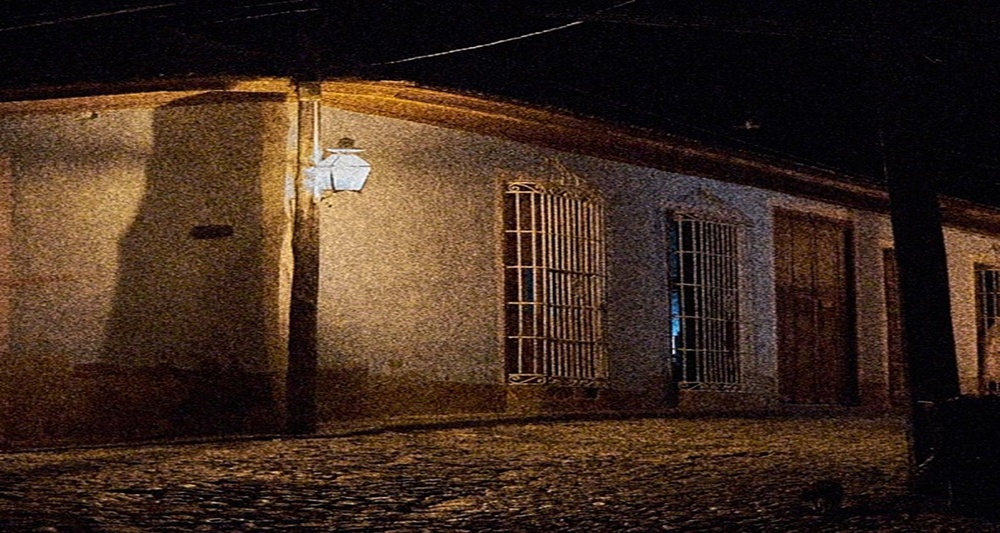
#> input picture Python/image processing/noice.jpg, 1000 x 533 px, shrunk from 1500 x 800 before the run
$ python gaussian_median.py
#> lines starting #> are read from the running program, lines starting #| are printed output that depends on the picture
import numpy as np
import matplotlib.pyplot as plt
import matplotlib.image as mpimg
from scipy import ndimage # Multi-dimensional image processing

img=mpimg.imread('noice.jpg')
#> img is the input picture: shape (533, 1000, 3); mean R, G, B 60.9, 41.5, 30

def rgb2gray(rgb):
    r, g, b = rgb[:,:,0], rgb[:,:,1], rgb[:,:,2]
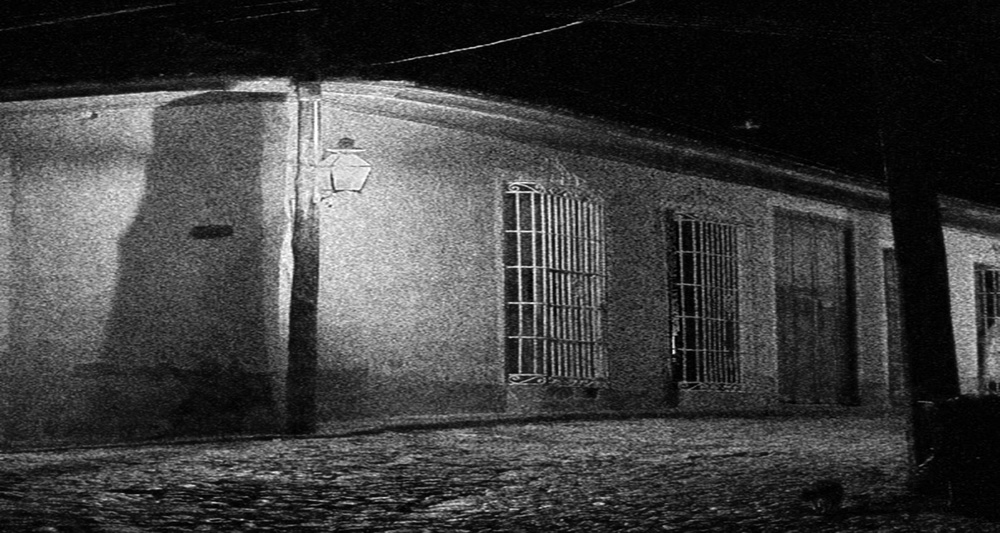
#> r: shape (533, 1000); min 0, max 255, mean 60.9
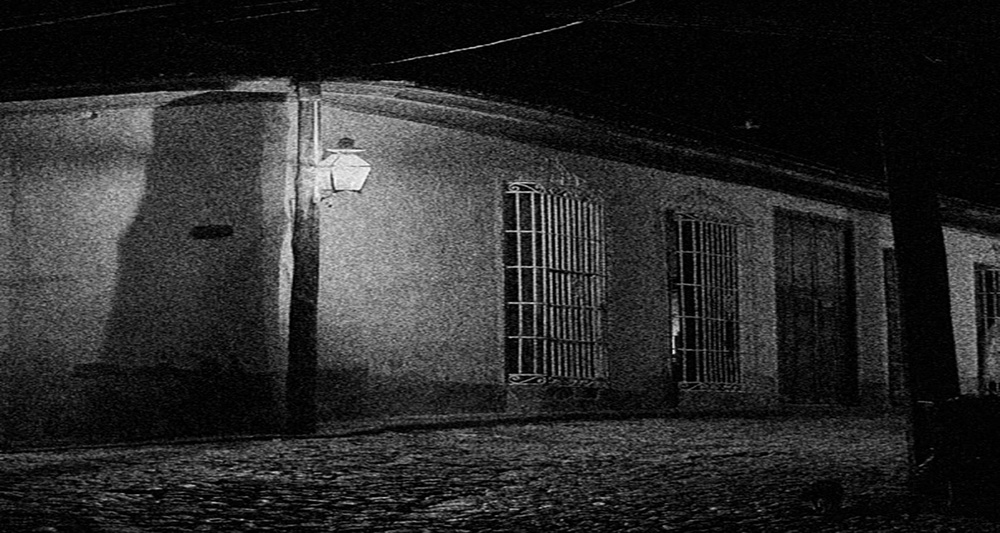
#> g: shape (533, 1000); min 0, max 255, mean 41.5
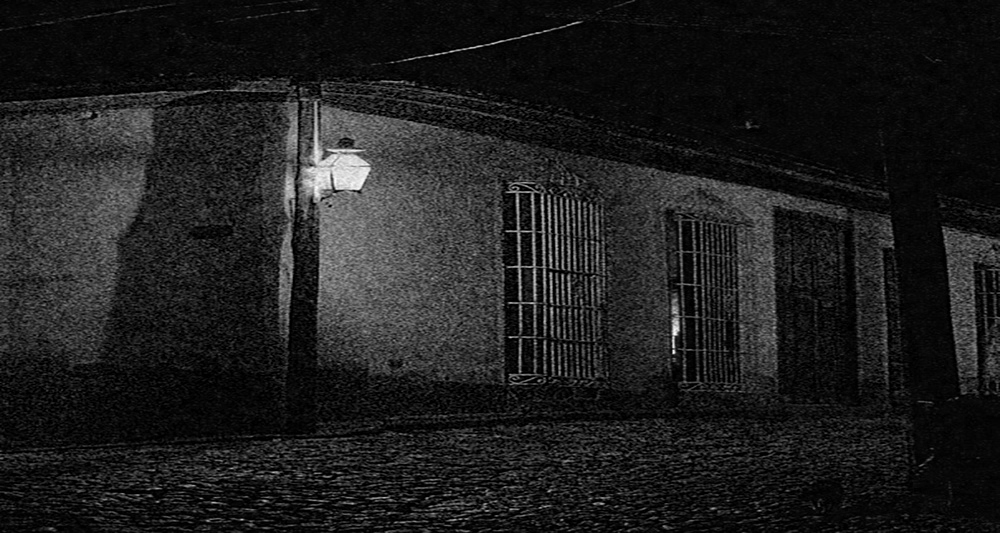
#> b: shape (533, 1000); min 0, max 255, mean 30
    gray = 0.2989 * r + 0.5870 * g + 0.1140 * b
    return gray

img=rgb2gray(img)
img_noise = img + 1.05* np.random.randn(*img.shape)
blurred_img1=ndimage.gaussian_filter(img_noise, sigma=1.5) # Multidimensional Gaussian filter
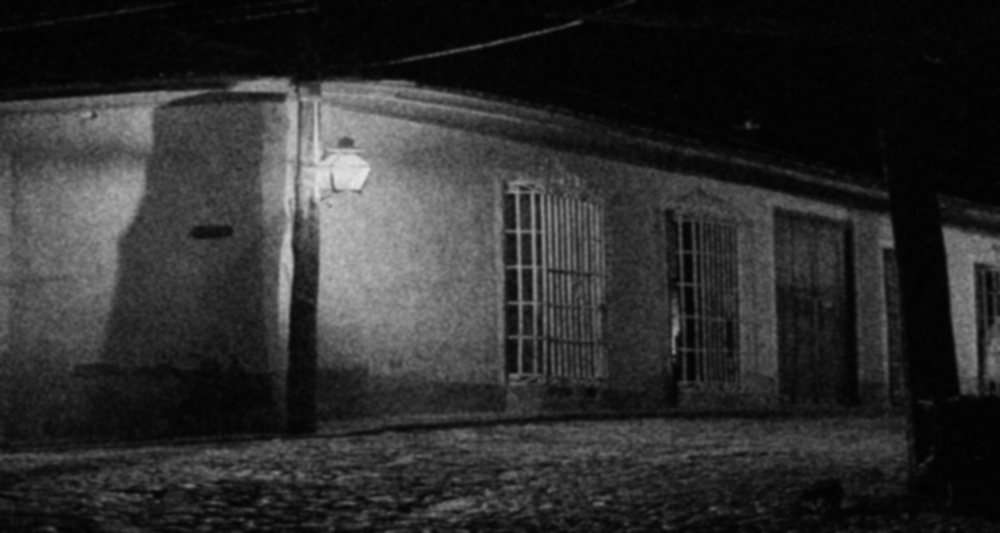
#> blurred_img1: shape (533, 1000) float64; min 1.62, max 230.5, mean 46
blurred_img2=ndimage.median_filter(img_noise,5) # Calculate a multidimensional median filter
plt.figure(1)
plt.imshow(img_noise, cmap='gray')
plt.title('Image with Noise')
plt.figure(2)
plt.imshow(blurred_img1, cmap='gray')
plt.title('Gaussian Filter (Blur)')
plt.figure(3)
plt.imshow(blurred_img2, cmap='gray')
plt.title('Median Filter (Edge Preserving)')
plt.show()

$ run again, with Python/image processing/peacock - Copy.jpg copied over Python/image processing/noice.jpg
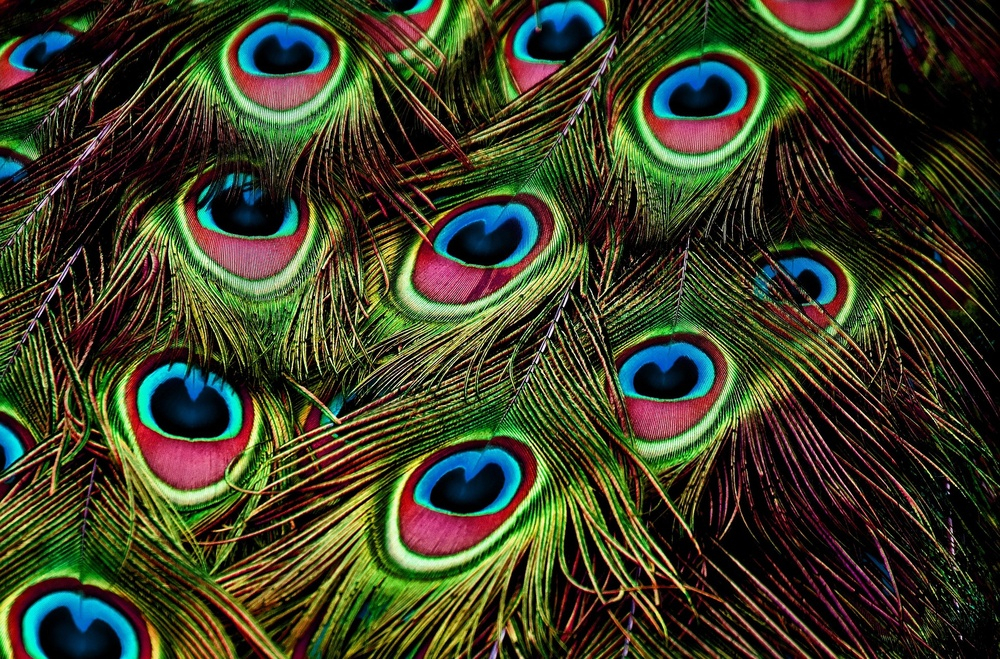
#> input picture Python/image processing/peacock - Copy.jpg, 1000 x 659 px, shrunk from 1920 x 1265 before the run
#> img is the input picture: shape (659, 1000, 3); mean R, G, B 60, 61.5, 39.2
#> in rgb2gray, `r, g, b = rgb[:,:,0], rgb[:,:,1], rgb[:,:,2]`:
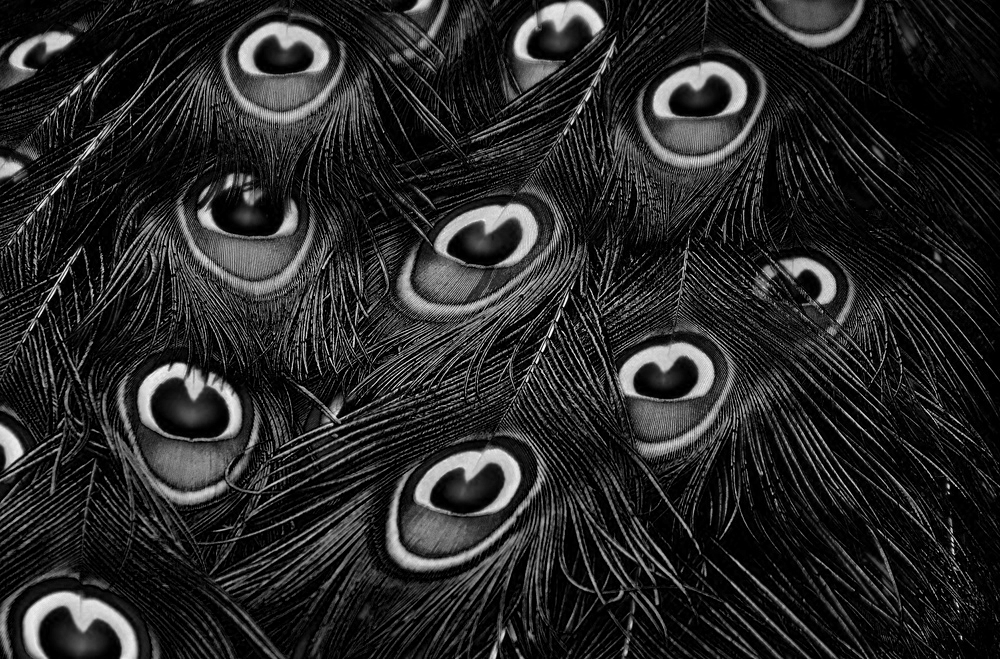
#> b: shape (659, 1000); min 0, max 255, mean 39.2
#> `blurred_img2=ndimage.median_filter(img_noise,5)`:
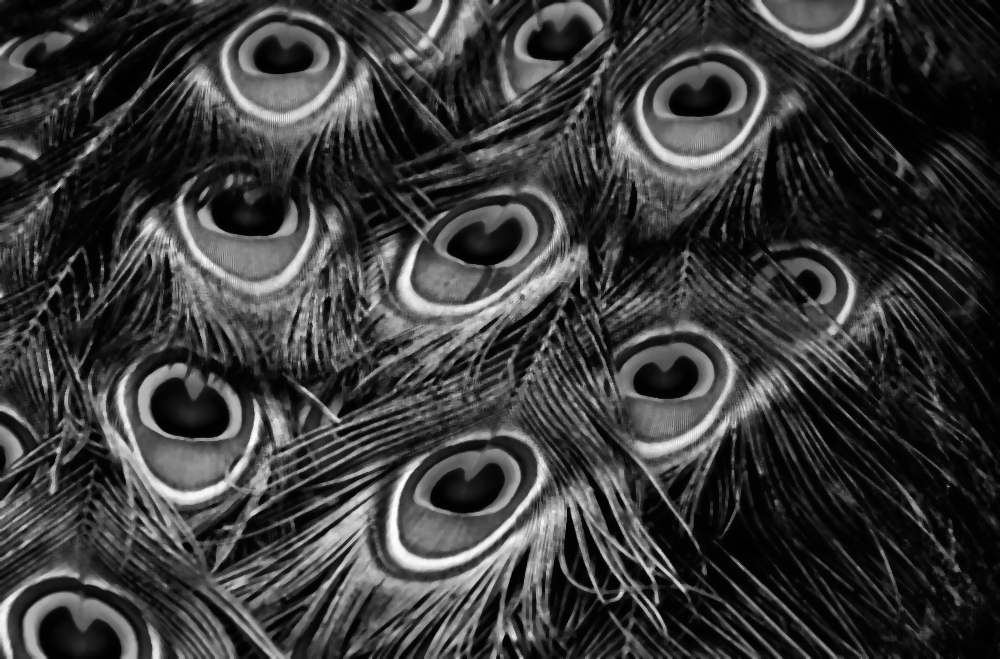
#> blurred_img2: shape (659, 1000) float64; min -1.2, max 236.5, mean 53.1; drawn with min black and max white
